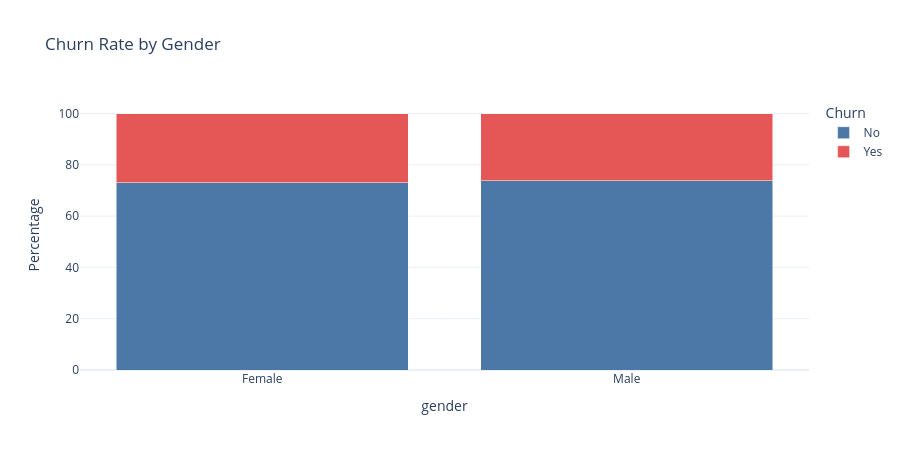

Write notebook code for a chart like this one.
### Markdown cell above
### Does gender influence churn?

### Code cell
gender_churn = (
    pd.crosstab(
        df["gender"],
        df["Churn"],
        normalize="index"
    ) * 100
).reset_index()

gender_churn = gender_churn.melt(
    id_vars="gender",
    var_name="Churn",
    value_name="Percentage"
)

fig = px.bar(
    gender_churn,
    x="gender",
    y="Percentage",
    color="Churn",
    barmode="stack",
    title="Churn Rate by Gender",
    color_discrete_sequence=["#4C78A8", "#E45756"]
)

fig.update_layout(
    template="plotly_white",
    height=450
)

fig.show()

### Figure 1 — Plotly figure (JSON) as saved in the notebook; plotly's stock layout.template omitted (floating-point values rounded to 4 significant figures)
{"data": [{"hovertemplate": "Churn=No<br>gender=%{x}<br>Percentage=%{y}<extra></extra>", "legendgroup": "No", "marker": {"color": "#4C78A8", "pattern": {"shape": ""}}, "name": "No", "orientation": "v", "showlegend": true, "textposition": "auto", "type": "bar", "x": ["Female", "Male"], "xaxis": "x", "y": [73.08, 73.84], "yaxis": "y"}, {"hovertemplate": "Churn=Yes<br>gender=%{x}<br>Percentage=%{y}<extra></extra>", "legendgroup": "Yes", "marker": {"color": "#E45756", "pattern": {"shape": ""}}, "name": "Yes", "orientation": "v", "showlegend": true, "textposition": "auto", "type": "bar", "x": ["Female", "Male"], "xaxis": "x", "y": [26.92, 26.16], "yaxis": "y"}], "layout": {"barmode": "stack", "height": 450, "legend": {"title": {"text": "Churn"}, "tracegroupgap": 0}, "title": {"text": "Churn Rate by Gender"}, "xaxis": {"anchor": "y", "domain": [0, 1], "title": {"text": "gender"}}, "yaxis": {"anchor": "x", "domain": [0, 1], "title": {"text": "Percentage"}}}}
